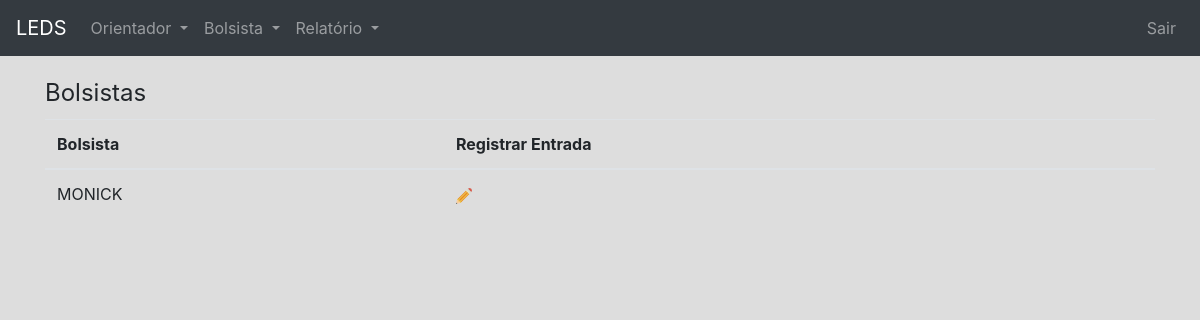
The app's page /acesso/cad_acesso/ (signed in), older data.
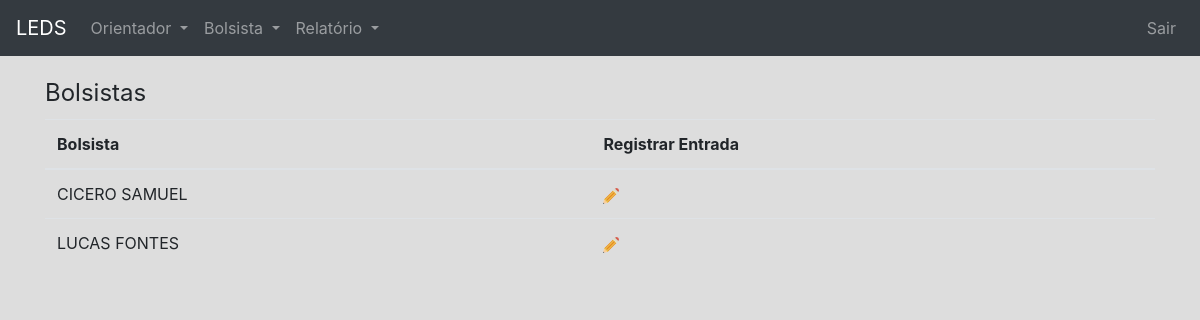
The same page, newer data.
### app/models.py (models this page shows, shortened)
class Bolsista(models.Model):
	TIPO_CHOICES = (
	    (0, 'Voluntário'),
	    (1, 'Remunerado'),
	)
	nome = models.CharField('Nome', max_length=100)
	matricula = models.CharField('Matricula', max_length= 100,unique=True)
	cartao_rfid = models.CharField('Cartão RFID', max_length=100, null=True)
	orientador = models.ForeignKey(Orientador, verbose_name='Orientador', related_name='bolsista_professor', on_delete=models.CASCADE, default=True)
	tipo_bolsa = models.IntegerField('Tipo', choices=TIPO_CHOICES)
	carga_horaria_semanal = models.IntegerField('Carga Horaria (semanal)', validators=[MinValueValidator(1)])
	class Meta:
		verbose_name='Bolsista'
		verbose_name_plural='Bolsistas'

### app/views.py (the view)
# urls.py: url(r'^acesso/cad_acesso/$', views.create_ac, name='create_ac'),
@login_required(login_url='/login')
def create_ac(request):
	bolsistas = Bolsista.objects.all()
	return render(request, 'acesso/cad_acesso.html',{'bolsistas':bolsistas})

### app/templates/acesso/cad_acesso.html (shortened to what this page needs)
{% extends "base.html" %}
{%load static%}
{% load django_bootstrap_breadcrumbs %}
{%block content%}
    <legend>Bolsistas</legend>
    <table class="table">
        <thead>
        <tr>
            <th>Bolsista</th>
            <th>Registrar Entrada</th>
        </tr>
        </thead>
        <tbody>
        {% for bolsista in bolsistas %}
            <tr>
                <td>{{ bolsista.nome }}</td>
                <td><a href="{%url 'app:test_acesso' bolsista.id%}"><img alt="" src="{% static 'img/edit.png'%}"></a></td>
            </tr>
        {% endfor %}
        </tbody>
    </table>
{% endblock %}

Row changes from the older to the newer data that the page shows:
removed Bolsista: nome "MONICK"
added Bolsista: nome "CICERO SAMUEL"
added Bolsista: nome "LUCAS FONTES"
